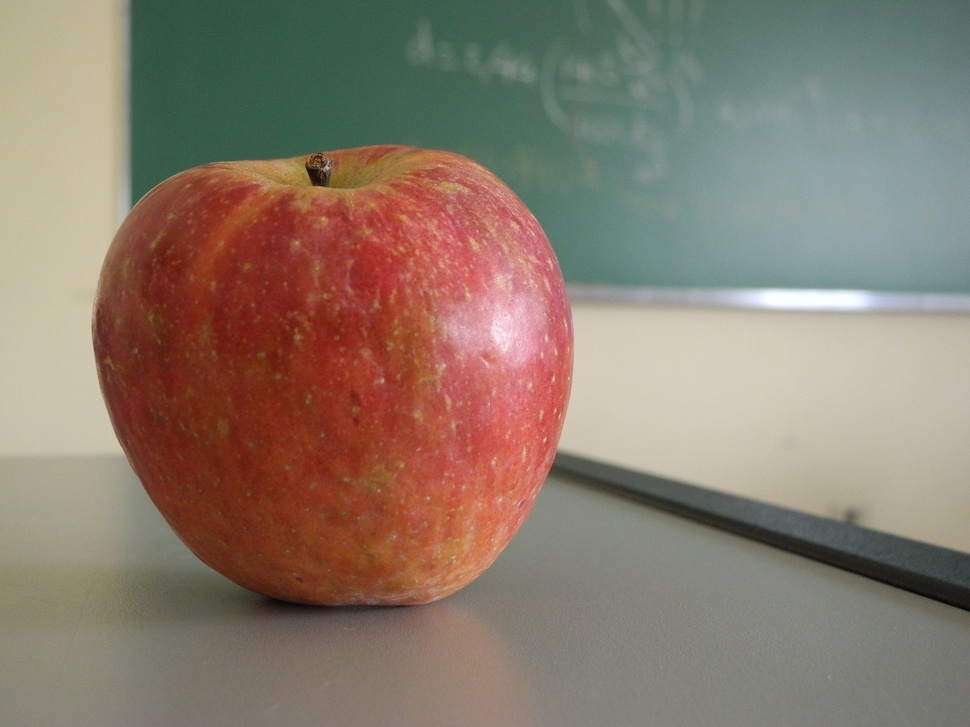
#> input picture apple.jpg, 970 x 727 px, shrunk from 1600 x 1200 before the run
$ python network.py
#> lines starting #> are read from the running program, lines starting #| are printed output that depends on the picture; after the words box and inside, x2 and y2 are one past the last pixel; in counts of white or black regions, pixels touching at a corner belong together
import cv2 as cv
import numpy

hsv_min = numpy.array((0, 20, 25), numpy.uint8)
hsv_max = numpy.array((240, 255, 255), numpy.uint8)

img = cv.imread('apple.jpg')
#> img is the input picture: shape (727, 970, 3); mean B, G, R 109.7, 123.7, 138.2
hsv = cv.cvtColor(img, cv.COLOR_BGR2HSV)
#> hsv: shape (727, 970, 3); mean H, S, V 39.4, 75.2, 146.1
th = cv.inRange(hsv, hsv_min, hsv_max)
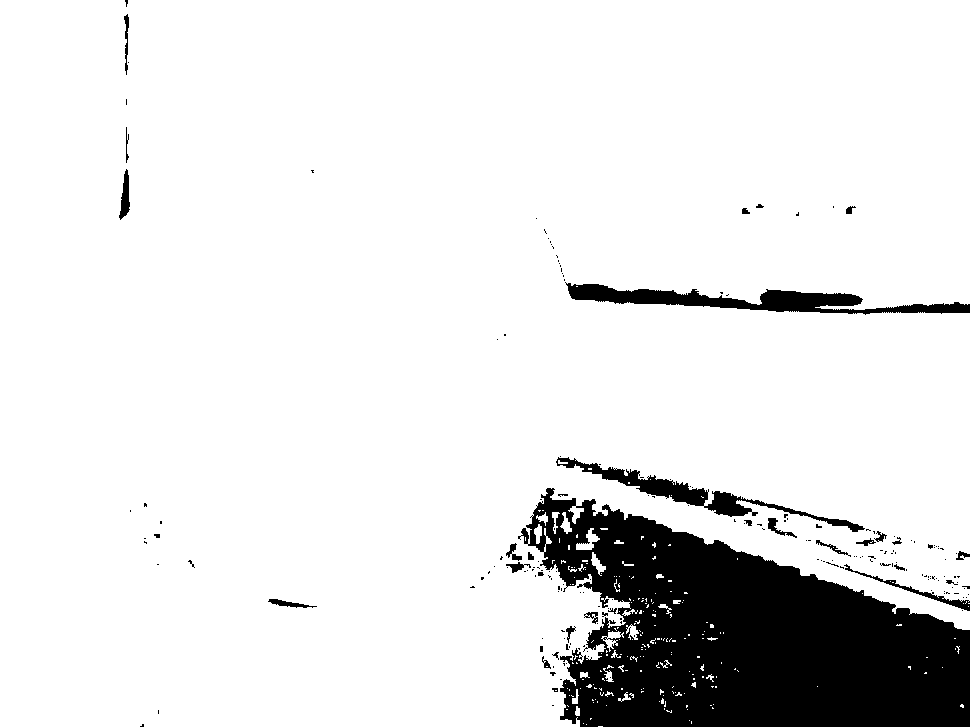
#> th: shape (727, 970); 89.4% white; 197 black regions (167 under 20 px)

contours, hiarchy = cv.findContours(th.copy(), cv.RETR_EXTERNAL, cv.CHAIN_APPROX_SIMPLE)
#> contours = 213 contours, 197 with area under 20; largest, box (x1, y1, x2, y2) and area: (0, 0, 970, 727) 630861, (576, 528, 600, 550) 180, (601, 631, 624, 652) 136, (591, 552, 606, 576) 111, (560, 512, 572, 534) 96; hiarchy = 213 rows, first 6: [1, -1, -1, -1], [2, 0, -1, -1], [3, 1, -1, -1], [4, 2, -1, -1], [5, 3, -1, -1], [6, 4, -1, -1]
a = cv.drawContours(img, contours, -1, (255, 0, 0), 5, cv.LINE_AA, hiarchy, 1)
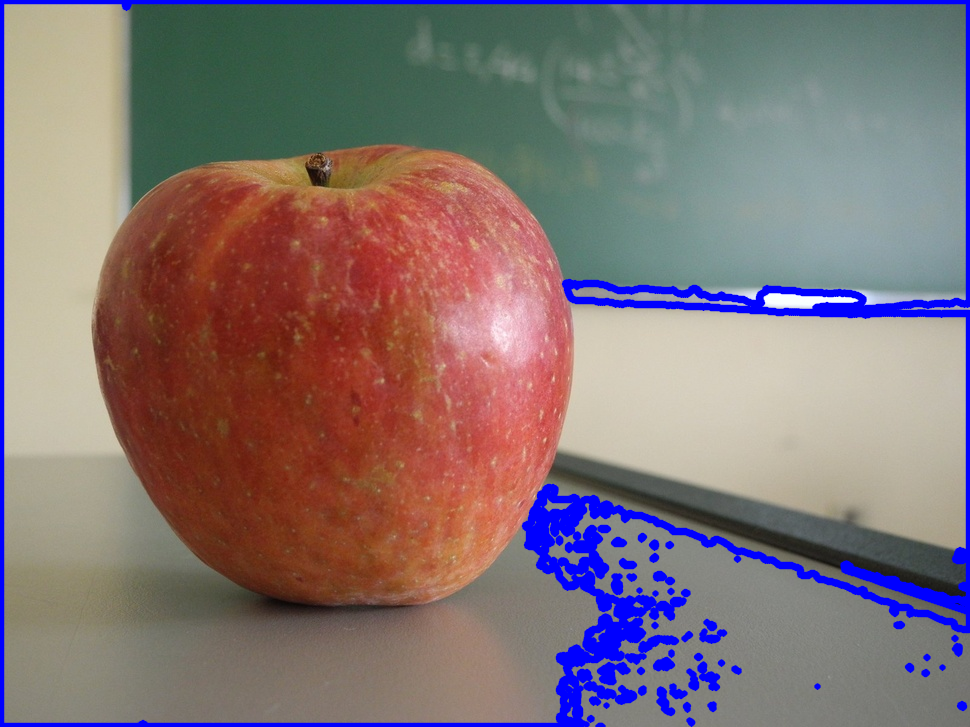
#> a: shape (727, 970, 3); mean B, G, R 117.1, 115.9, 130.5

cv.imshow('th', a)
cv.waitKey()
cv.destroyAllWindows()
